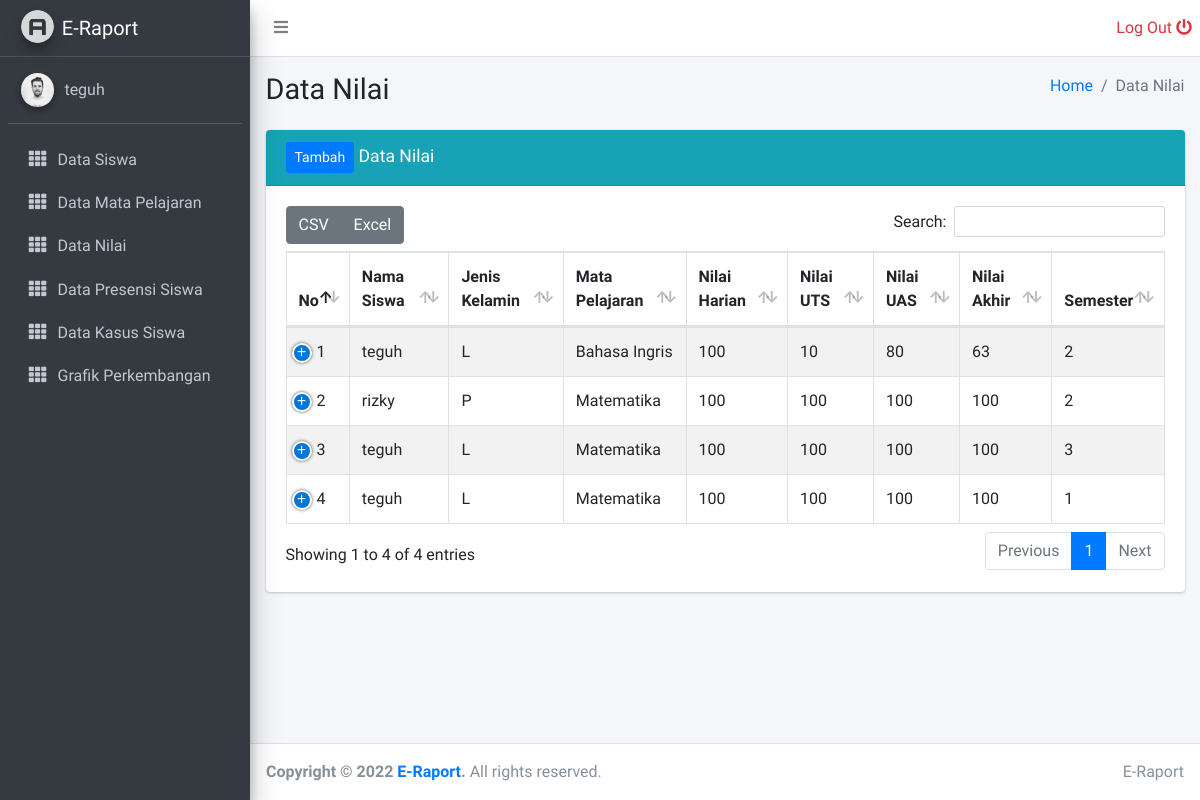
/guru/data_nilai.php (signed in), run on an earlier commit of the app's database.
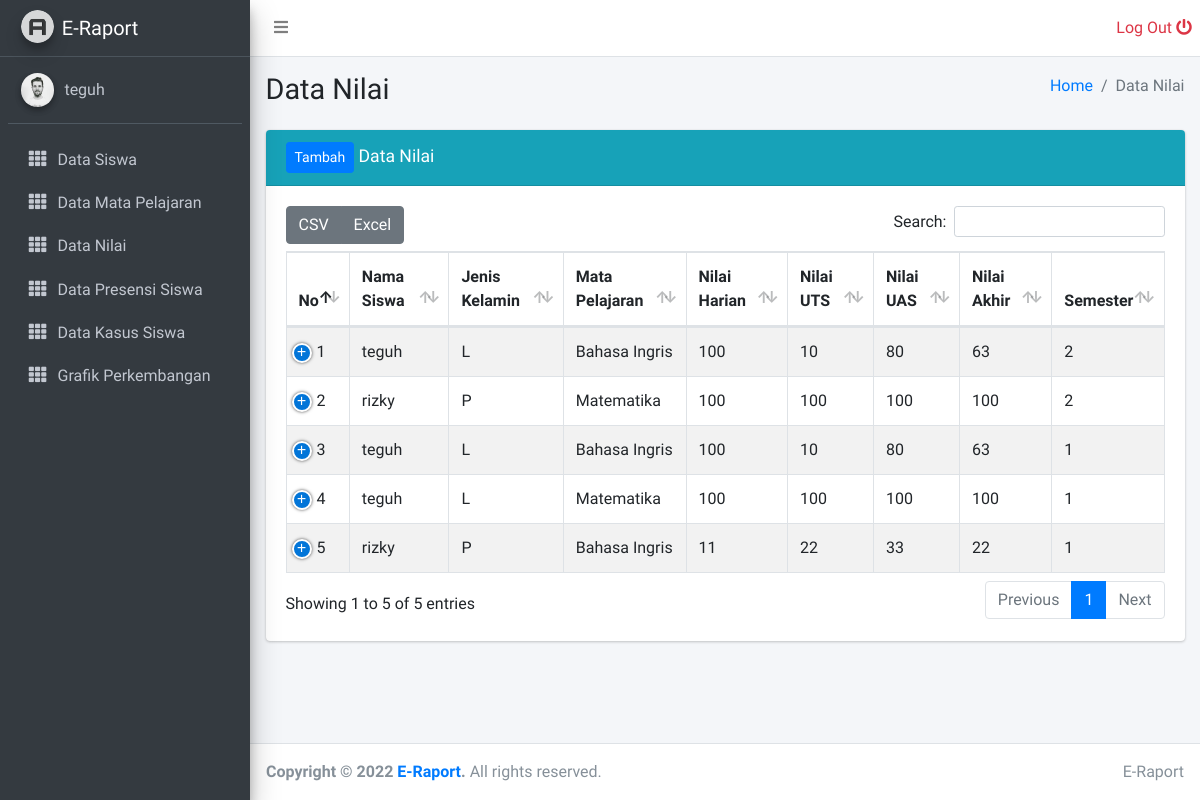
And on a later commit of the database.
### tables this page shows
CREATE TABLE `nilai_siswa` (
  `id_nilai` int(11) NOT NULL,
  `id_siswa` int(11) NOT NULL,
  `id_pelajaran` int(11) NOT NULL,
  `nilai_harian` int(11) NOT NULL,
  `nilai_uts` int(11) NOT NULL,
  `nilai_uas` int(11) NOT NULL,
  `semester` int(11) NOT NULL,
  `tahun` int(11) NOT NULL
);

CREATE TABLE `data_siswa` (
  `id_siswa` int(11) NOT NULL,
  `nama_siswa` varchar(40) NOT NULL,
  `alamat` text NOT NULL,
  `kelas` varchar(10) NOT NULL,
  `password` varchar(30) DEFAULT NULL,
  `nis` varchar(30) DEFAULT NULL,
  `jen_kel` varchar(30) DEFAULT NULL
);

CREATE TABLE `mata_pelajaran` (
  `id_pelajaran` int(11) NOT NULL,
  `nama_mata_pelajaran` varchar(30) NOT NULL,
  `id_guru` int(11) NOT NULL
);

### guru/data_nilai.php (the view, shortened to what this page needs)
<?php
include '../layouts/sidebar.php';
?>
  <div class="content-wrapper">
    <div class="content-header">
      <div class="container-fluid">
        <div class="row mb-2">
          <div class="col-sm-6">
            <h1 class="m-0">Data Nilai</h1>
          </div>
          <div class="col-sm-6">
            <ol class="breadcrumb float-sm-right">
              <li class="breadcrumb-item"><a href="#">Home</a></li>
              <li class="breadcrumb-item active">Data Nilai</li>
            </ol>
          </div>
        </div>
      </div>
    </div>
    <div class="content">
      <div class="container-fluid">
        <div class="row">
          <div class="col-12">
          <div class="card card-info">
              <div class="card-header">
                <h3 class="card-title">
                <a href="tambah_data_nilai.php" class="btn btn-sm btn-primary">Tambah</a>
                Data Nilai</h3>
              </div>
              <div class="card-body">
                <table id="example1" class="table table-bordered table-striped">
                  <thead>
                  <tr>
                    <th>No</th>
                    <th>Nama Siswa</th>
                    <th>Jenis Kelamin</th>
                    <th>Mata Pelajaran</th>
                    <th>Nilai Harian</th>
                    <th>Nilai UTS</th>
                    <th>Nilai UAS</th>
                    <th>Nilai Akhir</th>
                    <th>Semester</th>
                  </tr>
                  </thead>
                  <tbody>
                  <?php
                    include '../config/koneksi.php';
                    $query = "SELECT * FROM nilai_siswa
                    INNER JOIN data_siswa ON nilai_siswa.id_siswa  = data_siswa.id_siswa
                    INNER JOIN mata_pelajaran ON nilai_siswa.id_pelajaran  = mata_pelajaran.id_pelajaran";
                    $result = mysqli_query($koneksi, $query);
                    $no = 1;
                    while($row = mysqli_fetch_assoc($result))
                    {
                    ?>
                  <tr>
                    <td><?php echo $no; ?></td>
                    <td><?php echo $row['nama_siswa']; ?></td>
                    <td><?php echo $row['jen_kel']; ?></td>
                    <td><?php echo $row['nama_mata_pelajaran']; ?></td>
                    <td><?php echo $row['nilai_harian']; ?></td>
                    <td><?php echo $row['nilai_uts']; ?></td>
                    <td><?php echo $row['nilai_uas']; ?></td>
                    <td><?php echo round(($row['nilai_harian']+$row['nilai_uts']+$row['nilai_uas'])/3,0); ?></td>
                    <td><?php echo $row['semester']; ?></td>
                  </tr>
                  <?php
                        $no++;
                    }
                  ?>
                  </tbody>
                </table>
              </div>
            </div>
          </div>
        </div>
      </div>
    </div>
  </div>
  <?php
    include '../layouts/footer.php';
  ?>

### layouts/sidebar.php (shortened to what this page needs)
<!DOCTYPE html>
<html lang="en">
<head>
  <link rel="stylesheet" href="../plugins/fontawesome-free/css/all.min.css">
  <link rel="stylesheet" href="../plugins/datatables-bs4/css/dataTables.bootstrap4.min.css">
  <link rel="stylesheet" href="../plugins/datatables-responsive/css/responsive.bootstrap4.min.css">
  <link rel="stylesheet" href="../plugins/datatables-buttons/css/buttons.bootstrap4.min.css">
  <link rel="stylesheet" href="../dist/css/adminlte.min.css">
</head>
<body class="hold-transition sidebar-mini">
<div class="wrapper">
<nav class="main-header navbar navbar-expand navbar-white navbar-light">
    <ul class="navbar-nav">
      <li class="nav-item">
        <a class="nav-link" data-widget="pushmenu" href="#" role="button"><i class="fas fa-bars"></i></a>
      </li>
    </ul>
    <ul class="navbar-nav ml-auto">
     <li class="nav-item">
        <a class="text-danger" href="../logout.php" role="button">
          Log Out <i class="fas fa-power-off"></i>
        </a>
      </li>
    </ul>
  </nav>
  <aside class="main-sidebar sidebar-dark-primary elevation-4">
    <a href="index3.html" class="brand-link">
      <img src="../dist/img/AdminLTELogo.png" alt="E-Gudang" class="brand-image img-circle elevation-3" style="opacity: .8">
      <span class="brand-text font-weight-light">E-Raport</span>
    </a>
    <div class="sidebar">
      <div class="user-panel mt-3 pb-3 mb-3 d-flex">
        <div class="image">
          <img src="../dist/img/user1-128x128.jpg" class="img-circle elevation-2" alt="">
        </div>
        <div class="info">
          <a href="#"><?php echo $_SESSION['username'] ?></a>
        </div>
      </div>
      <nav class="mt-2">
        <ul class="nav nav-pills nav-sidebar flex-column" data-widget="treeview" role="menu" data-accordion="false">
          <?php if($_SESSION['hak_akses']=="siswa"){ ?>
            <li class="nav-item">
            <a href="data_siswa.php" class="nav-link">
              <i class="nav-icon fas fa-th"></i>
              <p>
                Data Siswa
              </p>
            </a>
          </li>
            <?php } ?>
        <?php if($_SESSION['hak_akses']=="guru" || $_SESSION['hak_akses']=="siswa"){ ?>
          <li class="nav-item">
            <a href="data_mapel.php" class="nav-link">
              <i class="nav-icon fas fa-th"></i>
              <p>
                Data Mata Pelajaran
              </p>
            </a>
          </li>
          <li class="nav-item">
            <a href="data_nilai.php" class="nav-link">
              <i class="nav-icon fas fa-th"></i>
              <p>
                Data Nilai
              </p>
            </a>
          </li>
          <li class="nav-item">
            <a href="data_presensi.php" class="nav-link">
              <i class="nav-icon fas fa-th"></i>
              <p>
                Data Presensi Siswa
              </p>
            </a>
          </li>
          <li class="nav-item">
            <a href="data_kasus.php" class="nav-link">
              <i class="nav-icon fas fa-th"></i>
              <p>
                Data Kasus Siswa
              </p>
            </a>
          </li>
          <li class="nav-item">
            <a href="data_grafik_perkembangan.php" class="nav-link">
              <i class="nav-icon fas fa-th"></i>
              <p>
                Grafik Perkembangan
              </p>
            </a>
          </li>
          <?php } ?>
        </ul>
      </nav>
    </div>
  </aside>

### layouts/footer.php (shortened to what this page needs)
<footer class="main-footer">
    <div class="float-right d-none d-sm-inline">
      E-Raport
    </div>
    <strong>Copyright &copy; 2022 <a href="#">E-Raport</a>.</strong> All rights reserved.
  </footer>
</div>
</body>
</html>

What changed in the data, as far as the page shows it:
changed nilai_siswa (number 3 of 5 on the later page): id_pelajaran.nama_mata_pelajaran "Matematika" → "Bahasa Ingris"; nilai_uts "100" → "10"; nilai_uas "100" → "80"; ($row['nilai_harian']+$row['nilai_uts']+$row['nilai_uas'])/3 "100" → "63"; semester "3" → "1"
added nilai_siswa: id_siswa.nama_siswa "rizky", id_siswa.jen_kel "P", id_pelajaran.nama_mata_pelajaran "Bahasa Ingris", nilai_harian "11", nilai_uts "22", nilai_uas "33", ($row['nilai_harian']+$row['nilai_uts']+$row['nilai_uas'])/3 "22", semester "1"
Also different on the page:
text written by a page script: "CSV Excel Search: Showing 1 to 4 of 4 entries Previous 1 Next" → "CSV Excel Search: Showing 1 to 5 of 5 entries Previous 1 Next"
